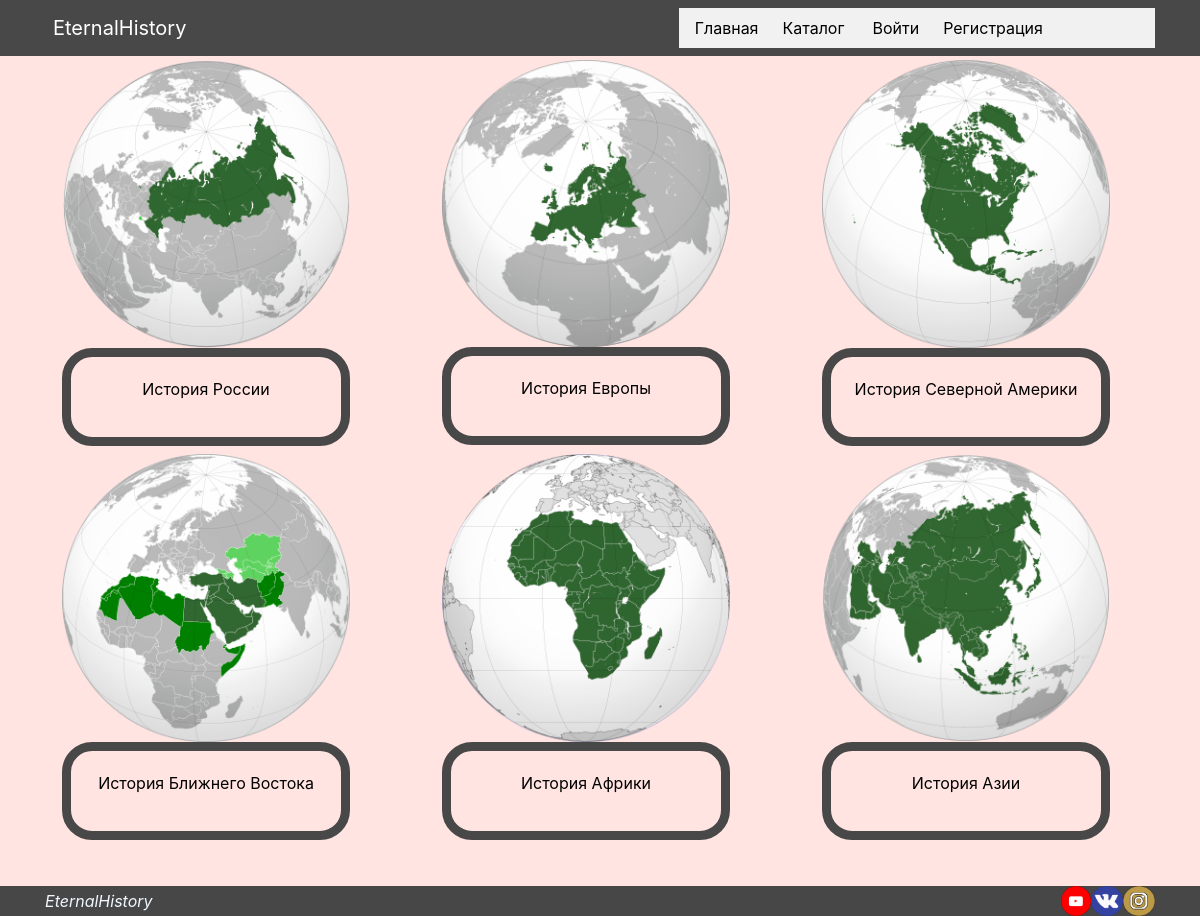
The app's page /catalog/, older data.
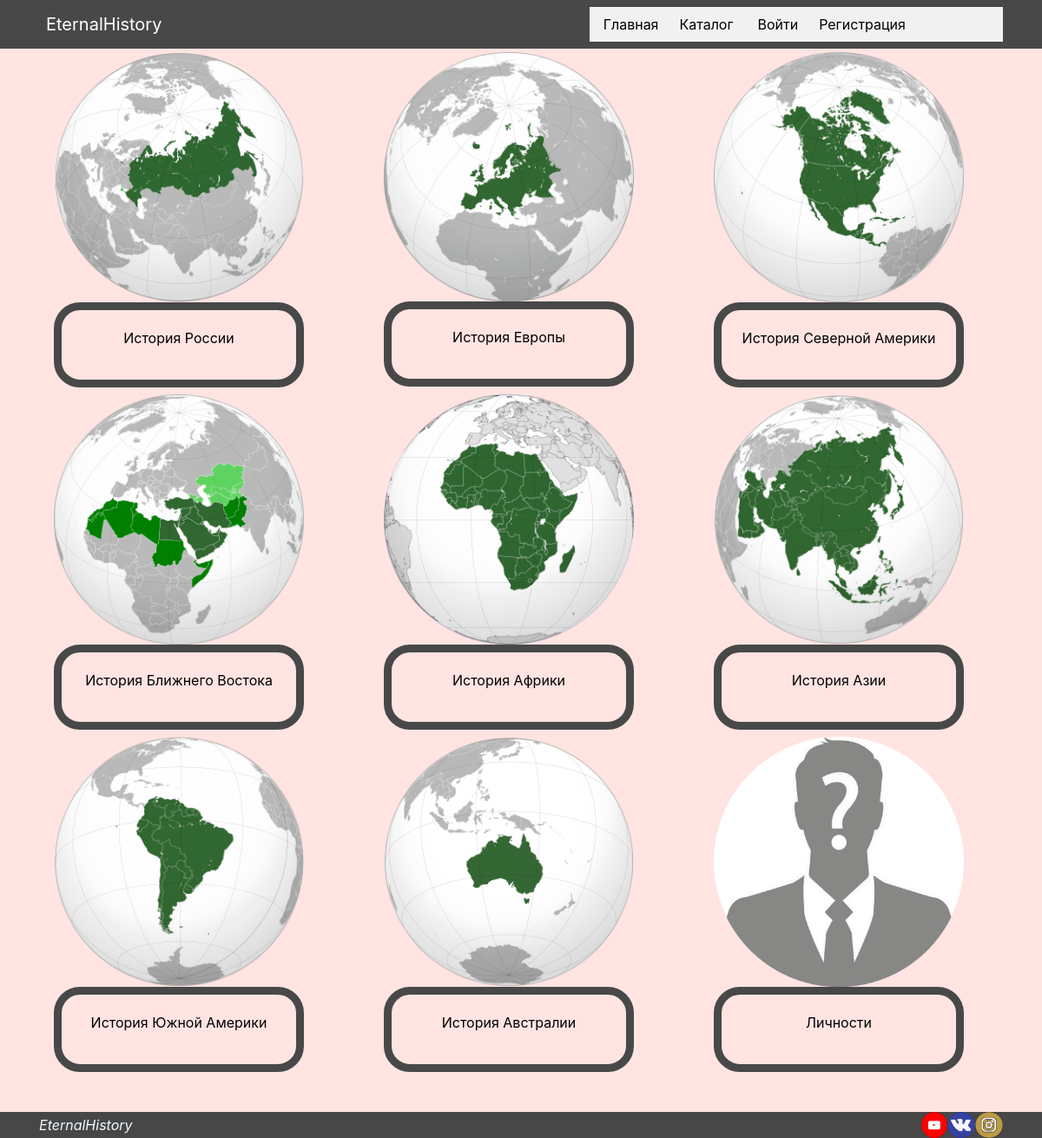
The same page, newer data.
### mainapp/models.py (models this page shows)
class SubjectCategory(models.Model):
    name = models.CharField(max_length=128)
    desc = models.TextField(blank=True)
    image = models.ImageField('Обложка', upload_to='static/img/catalog', height_field=None, width_field=None, max_length=100, null=True)
    def __str__(self):
        return self.name
    class Meta:
        verbose_name = 'Категория'
        verbose_name_plural = 'Категория'

### mainapp/views.py (the view)
# urls.py: path('catalog/', mainapp.catalog, name='catalog'),
def catalog(request):
    categories = SubjectCategory.objects.filter()
    context = {
        'categories': categories,
        'page_title': 'каталог'
    }
    return render(request, 'mainapp/catalog.html', context)

### mainapp/templates/mainapp/catalog.html
{% extends 'mainapp/base.html' %}
{% block content %}
<div style="background-color: #FFE4E1">
<div class="container">
        <div class="row">
            {% for item in categories %}
                <div style=" width: 18rem; padding: 0; margin-left: 2rem !important; margin-right: 2rem !important;" class="col m-1">
                    <a style="color: #000; text-decoration: none;" href="{% url 'main:catalog_section' item.pk %}"><img style="width: 18rem; border-radius: 30px; float: left" src="{{ STATIC_URL }}{{ item.image.url }}" alt="Card image" >
                        <div class="card h-100" style="background-color:#FFE4E1; height: auto !important; width: 18rem; border-width: 9px; border-radius: 30px; border-color: #484848">
                            <div class="card-body">
                            <p  class=" text-center">{{item}}</p>
                            </div>
                        </div>
                    </a>
                </div>
            {% endfor %}
        </div>
</div>
</div>
<br>
<br>
<br>
{% endblock %}

### mainapp/templates/mainapp/base.html (shortened to what this page needs)
<!DOCTYPE html>
{% load static %}
<html lang="ru">
<head>
    {% block css %}
        <link rel="stylesheet" href="/static/css/bootstrap.min.css">
        <link rel="stylesheet" href="/static/css/bootstrap.css">
        <link rel="stylesheet" href="/static/css/main.css">
        <link rel="stylesheet" href="/static/css/navbar.css">
		<link rel="stylesheet" href="/static/css/footer.css">
		<link rel="stylesheet" href="/static/css/min.css">
    {% endblock %}
</head>
<body style="background-color: #FFE4E1;">
  <header>
	<nav class="navbar navbar-expand-lg">
		<div class="container">
			<a class="navbar-brand text-white" href="{% url 'main:index' %}">EternalHistory</a>
			<div class="collapse navbar-collapse" id="nvbCollapse">
				<ul class="navbar-nav ml-auto" style="width: 50%">
					<li class="nav-item pl-1">
						<a class="nav-link" href="{% url 'main:index' %}" style="color: #000000">Главная</a>
					</li>
					<li class="nav-item active pl-1">
						<a class="nav-link" href="{% url 'main:catalog' %}" style="color: #000000">Каталог</a>
					</li>
					<li class="nav-item pl-1">
                        {% if user.is_authenticated %}
					<li class="nav-item pl-1">
						<a class="nav-link" href="{% url 'auth:logout' %}" style="color: #000000"><i class="fa fa-phone fa-fw fa-rotate-180 mr-1"></i>Выйти</a>
					</li>
					<li class="nav-item pl-1">
						<a class="nav-link" href="{% url 'auth:profile' %}" style="color: #000000"><i class="fa fa-user-plus fa-fw mr-1"></i>Профиль</a>
					</li>
                        {% else %}
					<li class="nav-item pl-1">
						<a class="nav-link" href="{% url 'auth:login' %}" style="color: #000000">Войти</a>
					</li>
                    <li class="nav-item pl-1">
						<a class="nav-link" href="{% url 'auth:register' %}" style="color: #000000">Регистрация</a>
					    {% endif %}
                    </li>
				</ul>
			</div>
		</div>
	</nav>
	</header>
{% block content %}
{% endblock %}
<footer class="footer">
      <div class="container">
            <div class="copyright">
                <a style="color: aliceblue" href="{% url 'main:index' %}"><i class="fa fa-home fa-fw mr-1">EternalHistory</i></a>
            </div>
            <div class="social">
				<a href="https://www.instagram.com/plagueevgeny/?hl=ru"><img src=../../../static/img/icon/insta.png style="height:30px;  float: right; " ></a>
                <a href="https://vk.com/plagueevgeny"><img src=../../../static/img/icon/vk.png style="height:30px;  float: right"></a>
                <a href="https://www.youtube.com/channel/UCzz2xjmuCc3-AKvY4j_ds6w?view_as=subscriber"><img src=../../../static/img/icon/YT.png style="height:30px;  float: right"></a>
            </div>
      </div>
</footer>
</body>
</html>

### static/css/main.css (style rules this page uses)
ul { list-style-type: none; margin: 0; padding: 0; width: 80%; background-color: #f1f1f1; display: inline-block; }
li { float: left; }
li a { display: block; color: #000; padding: 8px 16px; text-decoration: none; }

### static/css/navbar.css (style rules this page uses)
.navbar { background-color: #484848; }
.navbar .navbar-nav .nav-link { color: #fff; }
.navbar .navbar-nav .active > .nav-link { color: #fbc531; }

### static/css/footer.css (style rules this page uses)
.footer { position: fixed; bottom: 0; width: 100%; height: 30px; line-height: 30px; background-color: #474747; }
.container { padding-right: 15px; padding-left: 15px; }
.copyright { width: 50%; float: left; }
.social { width: 50%; float: right; }

### static/css/min.css (style rules this page uses)
html { -ms-overflow-style: none; scrollbar-width: none; }

Row changes from the older to the newer data that the page shows:
added SubjectCategory: image (picture), name "История Южной Америки"
added SubjectCategory: image (picture), name "История Австралии"
added SubjectCategory: image (picture), name "Личности"
